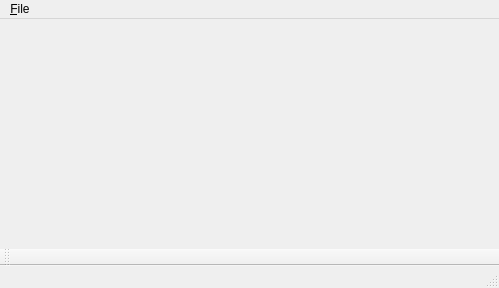
<?xml version="1.0" encoding="UTF-8"?>
<ui version="4.0">
 <class>mdtSqlWindow</class>
 <widget class="QMainWindow" name="mdtSqlWindow">
  <property name="geometry">
   <rect>
    <x>0</x>
    <y>0</y>
    <width>499</width>
    <height>288</height>
   </rect>
  </property>
  <property name="windowTitle">
   <string>MainWindow</string>
  </property>
  <widget class="QWidget" name="centralwidget"/>
  <widget class="QMenuBar" name="mnuMain">
   <property name="geometry">
    <rect>
     <x>0</x>
     <y>0</y>
     <width>499</width>
     <height>23</height>
    </rect>
   </property>
   <widget class="QMenu" name="mnuMainFile">
    <property name="title">
     <string>&amp;File</string>
    </property>
   </widget>
   <addaction name="mnuMainFile"/>
  </widget>
  <widget class="QStatusBar" name="statusbar"/>
  <widget class="QToolBar" name="tlbMain">
   <property name="windowTitle">
    <string>toolBar</string>
   </property>
   <attribute name="toolBarArea">
    <enum>BottomToolBarArea</enum>
   </attribute>
   <attribute name="toolBarBreak">
    <bool>false</bool>
   </attribute>
  </widget>
  <action name="mnuMainFileSave">
   <property name="text">
    <string>&amp;Save</string>
   </property>
  </action>
 </widget>
 <resources/>
 <connections/>
</ui>
